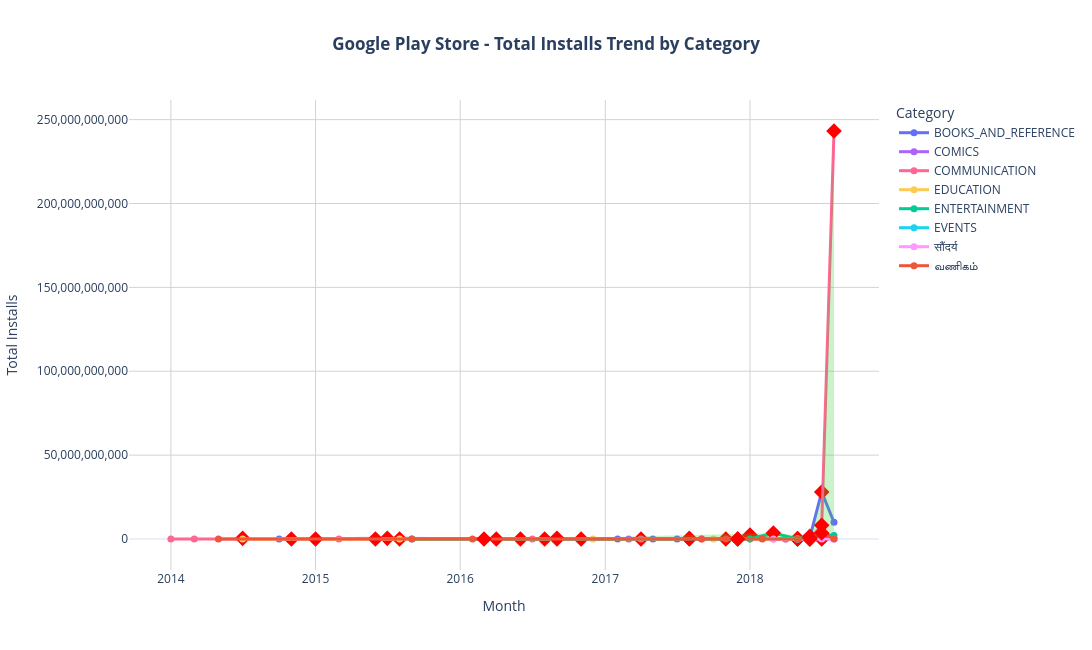

Notebook code for this chart:
### Code cell
import plotly.graph_objects as go

grouped = grouped.sort_values(["Category", "Month"])

fig = go.Figure()

for cat in grouped["Category"].unique():

    temp = grouped[grouped["Category"] == cat].copy()
    fig.add_trace(
        go.Scatter(
            x=temp["Month"],
            y=temp["Installs"],
            mode="lines+markers",
            name=cat,
            line=dict(width=3),
            marker=dict(size=7),
            hovertemplate=
            "<b>%{fullData.name}</b><br>"
            "Month: %{x|%b %Y}<br>"
            "Installs: %{y:,.0f}<extra></extra>"
        )
    )
    growth = temp[temp["Growth"].fillna(0) > 0.20]

    if not growth.empty:

        # Shade Area
        fig.add_trace(
            go.Scatter(
                x=growth["Month"],
                y=growth["Installs"],
                mode="lines",
                line=dict(width=0),
                fill="tozeroy",
                fillcolor="rgba(50,205,50,0.25)",
                showlegend=False,
                hoverinfo="skip"
            )
        )

        # Diamond Marker
        fig.add_trace(
            go.Scatter(
                x=growth["Month"],
                y=growth["Installs"],
                mode="markers",
                marker=dict(
                    symbol="diamond",
                    size=12,
                    color="red"
                ),
                showlegend=False,
                hovertemplate=
                "<b>Growth > 20%</b><br>"
                "Month: %{x|%b %Y}<br>"
                "Installs: %{y:,.0f}<extra></extra>"
            )
        )

fig.update_layout(

    title={
        "text":"<b>Google Play Store - Total Installs Trend by Category</b>",
        "x":0.5,
        "xanchor":"center"
    },
    xaxis_title="Month",
    yaxis_title="Total Installs",
    template="plotly_white",
    hovermode="x unified",
    legend_title="Category",
    width=1200,
    height=650
)

fig.update_xaxes(
    showgrid=True,
    gridcolor="lightgray"
)

fig.update_yaxes(
    showgrid=True,
    gridcolor="lightgray",
    tickformat=","
)

fig.show()

### Figure 1 — Plotly figure (JSON) as saved in the notebook; plotly's stock layout.template omitted (floating-point values rounded to 4 significant figures)
{"data": [{"hovertemplate": "<b>%{fullData.name}</b><br>Month: %{x|%b %Y}<br>Installs: %{y:,.0f}<extra></extra>", "line": {"width": 3}, "marker": {"size": 7}, "mode": "lines+markers", "name": "BOOKS_AND_REFERENCE", "type": "scatter", "x": ["2014-10-01T00:00:00.000000000", "2014-11-01T00:00:00.000000000", "2015-07-01T00:00:00.000000000", "2016-06-01T00:00:00.000000000", "2016-08-01T00:00:00.000000000", "2017-02-01T00:00:00.000000000", "2017-04-01T00:00:00.000000000", "2017-05-01T00:00:00.000000000", "2017-07-01T00:00:00.000000000", "2017-08-01T00:00:00.000000000", "2017-11-01T00:00:00.000000000", "2018-04-01T00:00:00.000000000", "2018-05-01T00:00:00.000000000", "2018-06-01T00:00:00.000000000", "2018-07-01T00:00:00.000000000", "2018-08-01T00:00:00.000000000"], "y": [500000.0, 5000000.0, 400000000.0, 60000.0, 4000000.0, 100000.0, 1000000.0, 100000.0, 100000.0, 400000000.0, 2000000.0, 1050000.0, 235600000.0, 832100000.0, 28040000000.0, 10010000000.0]}, {"fill": "tozeroy", "fillcolor": "rgba(50,205,50,0.25)", "hoverinfo": "skip", "line": {"width": 0}, "mode": "lines", "showlegend": false, "type": "scatter", "x": ["2014-11-01T00:00:00.000000000", "2015-07-01T00:00:00.000000000", "2016-08-01T00:00:00.000000000", "2017-04-01T00:00:00.000000000", "2017-08-01T00:00:00.000000000", "2018-05-01T00:00:00.000000000", "2018-06-01T00:00:00.000000000", "2018-07-01T00:00:00.000000000"], "y": [5000000.0, 400000000.0, 4000000.0, 1000000.0, 400000000.0, 235600000.0, 832100000.0, 28040000000.0]}, {"hovertemplate": "<b>Growth > 20%</b><br>Month: %{x|%b %Y}<br>Installs: %{y:,.0f}<extra></extra>", "marker": {"color": "red", "size": 12, "symbol": "diamond"}, "mode": "markers", "showlegend": false, "type": "scatter", "x": ["2014-11-01T00:00:00.000000000", "2015-07-01T00:00:00.000000000", "2016-08-01T00:00:00.000000000", "2017-04-01T00:00:00.000000000", "2017-08-01T00:00:00.000000000", "2018-05-01T00:00:00.000000000", "2018-06-01T00:00:00.000000000", "2018-07-01T00:00:00.000000000"], "y": [5000000.0, 400000000.0, 4000000.0, 1000000.0, 400000000.0, 235600000.0, 832100000.0, 28040000000.0]}, {"hovertemplate": "<b>%{fullData.name}</b><br>Month: %{x|%b %Y}<br>Installs: %{y:,.0f}<extra></extra>", "line": {"width": 3}, "marker": {"size": 7}, "mode": "lines+markers", "name": "COMICS", "type": "scatter", "x": ["2017-03-01T00:00:00.000000000", "2018-05-01T00:00:00.000000000", "2018-07-01T00:00:00.000000000", "2018-08-01T00:00:00.000000000"], "y": [100000.0, 8000000.0, 6000000.0, 5050000.0]}, {"fill": "tozeroy", "fillcolor": "rgba(50,205,50,0.25)", "hoverinfo": "skip", "line": {"width": 0}, "mode": "lines", "showlegend": false, "type": "scatter", "x": ["2018-05-01T00:00:00.000000000"], "y": [8000000.0]}, {"hovertemplate": "<b>Growth > 20%</b><br>Month: %{x|%b %Y}<br>Installs: %{y:,.0f}<extra></extra>", "marker": {"color": "red", "size": 12, "symbol": "diamond"}, "mode": "markers", "showlegend": false, "type": "scatter", "x": ["2018-05-01T00:00:00.000000000"], "y": [8000000.0]}, {"hovertemplate": "<b>%{fullData.name}</b><br>Month: %{x|%b %Y}<br>Installs: %{y:,.0f}<extra></extra>", "line": {"width": 3}, "marker": {"size": 7}, "mode": "lines+markers", "name": "COMMUNICATION", "type": "scatter", "x": ["2014-01-01T00:00:00.000000000", "2014-03-01T00:00:00.000000000", "2014-07-01T00:00:00.000000000", "2015-03-01T00:00:00.000000000", "2015-08-01T00:00:00.000000000", "2016-06-01T00:00:00.000000000", "2016-07-01T00:00:00.000000000", "2016-09-01T00:00:00.000000000", "2016-11-01T00:00:00.000000000", "2017-04-01T00:00:00.000000000", "2017-09-01T00:00:00.000000000", "2017-11-01T00:00:00.000000000", "2018-01-01T00:00:00.000000000", "2018-03-01T00:00:00.000000000", "2018-04-01T00:00:00.000000000", "2018-05-01T00:00:00.000000000", "2018-06-01T00:00:00.000000000", "2018-07-01T00:00:00.000000000", "2018-08-01T00:00:00.000000000"], "y": [100000.0, 100000.0, 400000000.0, 1000000.0, 2000000.0, 40000000.0, 110000.0, 1000000.0, 11000000.0, 100000.0, 50000.0, 5000000.0, 2406000000.0, 10100000.0, 1000000.0, 5000000.0, 206100000.0, 8235000000.0, 243200000000.0]}, {"fill": "tozeroy", "fillcolor": "rgba(50,205,50,0.25)", "hoverinfo": "skip", "line": {"width": 0}, "mode": "lines", "showlegend": false, "type": "scatter", "x": ["2014-07-01T00:00:00.000000000", "2015-08-01T00:00:00.000000000", "2016-06-01T00:00:00.000000000", "2016-09-01T00:00:00.000000000", "2016-11-01T00:00:00.000000000", "2017-11-01T00:00:00.000000000", "2018-01-01T00:00:00.000000000", "2018-05-01T00:00:00.000000000", "2018-06-01T00:00:00.000000000", "2018-07-01T00:00:00.000000000", "2018-08-01T00:00:00.000000000"], "y": [400000000.0, 2000000.0, 40000000.0, 1000000.0, 11000000.0, 5000000.0, 2406000000.0, 5000000.0, 206100000.0, 8235000000.0, 243200000000.0]}, {"hovertemplate": "<b>Growth > 20%</b><br>Month: %{x|%b %Y}<br>Installs: %{y:,.0f}<extra></extra>", "marker": {"color": "red", "size": 12, "symbol": "diamond"}, "mode": "markers", "showlegend": false, "type": "scatter", "x": ["2014-07-01T00:00:00.000000000", "2015-08-01T00:00:00.000000000", "2016-06-01T00:00:00.000000000", "2016-09-01T00:00:00.000000000", "2016-11-01T00:00:00.000000000", "2017-11-01T00:00:00.000000000", "2018-01-01T00:00:00.000000000", "2018-05-01T00:00:00.000000000", "2018-06-01T00:00:00.000000000", "2018-07-01T00:00:00.000000000", "2018-08-01T00:00:00.000000000"], "y": [400000000.0, 2000000.0, 40000000.0, 1000000.0, 11000000.0, 5000000.0, 2406000000.0, 5000000.0, 206100000.0, 8235000000.0, 243200000000.0]}, {"hovertemplate": "<b>%{fullData.name}</b><br>Month: %{x|%b %Y}<br>Installs: %{y:,.0f}<extra></extra>", "line": {"width": 3}, "marker": {"size": 7}, "mode": "lines+markers", "name": "EDUCATION", "type": "scatter", "x": ["2014-07-01T00:00:00.000000000", "2015-01-01T00:00:00.000000000", "2015-06-01T00:00:00.000000000", "2015-08-01T00:00:00.000000000", "2016-09-01T00:00:00.000000000", "2016-12-01T00:00:00.000000000", "2017-08-01T00:00:00.000000000", "2017-10-01T00:00:00.000000000", "2017-12-01T00:00:00.000000000", "2018-05-01T00:00:00.000000000", "2018-07-01T00:00:00.000000000", "2018-08-01T00:00:00.000000000"], "y": [10000.0, 4000000.0, 40000000.0, 40000000.0, 40000000.0, 4000000.0, 40000000.0, 1000000.0, 3000000.0, 2100000.0, 450600000.0, 161000000.0]}, {"fill": "tozeroy", "fillcolor": "rgba(50,205,50,0.25)", "hoverinfo": "skip", "line": {"width": 0}, "mode": "lines", "showlegend": false, "type": "scatter", "x": ["2015-01-01T00:00:00.000000000", "2015-06-01T00:00:00.000000000", "2017-08-01T00:00:00.000000000", "2017-12-01T00:00:00.000000000", "2018-07-01T00:00:00.000000000"], "y": [4000000.0, 40000000.0, 40000000.0, 3000000.0, 450600000.0]}, {"hovertemplate": "<b>Growth > 20%</b><br>Month: %{x|%b %Y}<br>Installs: %{y:,.0f}<extra></extra>", "marker": {"color": "red", "size": 12, "symbol": "diamond"}, "mode": "markers", "showlegend": false, "type": "scatter", "x": ["2015-01-01T00:00:00.000000000", "2015-06-01T00:00:00.000000000", "2017-08-01T00:00:00.000000000", "2017-12-01T00:00:00.000000000", "2018-07-01T00:00:00.000000000"], "y": [4000000.0, 40000000.0, 40000000.0, 3000000.0, 450600000.0]}, {"hovertemplate": "<b>%{fullData.name}</b><br>Month: %{x|%b %Y}<br>Installs: %{y:,.0f}<extra></extra>", "line": {"width": 3}, "marker": {"size": 7}, "mode": "lines+markers", "name": "ENTERTAINMENT", "type": "scatter", "x": ["2015-09-01T00:00:00.000000000", "2016-04-01T00:00:00.000000000", "2016-09-01T00:00:00.000000000", "2018-01-01T00:00:00.000000000", "2018-03-01T00:00:00.000000000", "2018-05-01T00:00:00.000000000", "2018-06-01T00:00:00.000000000", "2018-07-01T00:00:00.000000000", "2018-08-01T00:00:00.000000000"], "y": [1000000.0, 10000000.0, 400000000.0, 50000000.0, 3600000000.0, 7000000.0, 1611000000.0, 2934000000.0, 2017000000.0]}, {"fill": "tozeroy", "fillcolor": "rgba(50,205,50,0.25)", "hoverinfo": "skip", "line": {"width": 0}, "mode": "lines", "showlegend": false, "type": "scatter", "x": ["2016-04-01T00:00:00.000000000", "2016-09-01T00:00:00.000000000", "2018-03-01T00:00:00.000000000", "2018-06-01T00:00:00.000000000", "2018-07-01T00:00:00.000000000"], "y": [10000000.0, 400000000.0, 3600000000.0, 1611000000.0, 2934000000.0]}, {"hovertemplate": "<b>Growth > 20%</b><br>Month: %{x|%b %Y}<br>Installs: %{y:,.0f}<extra></extra>", "marker": {"color": "red", "size": 12, "symbol": "diamond"}, "mode": "markers", "showlegend": false, "type": "scatter", "x": ["2016-04-01T00:00:00.000000000", "2016-09-01T00:00:00.000000000", "2018-03-01T00:00:00.000000000", "2018-06-01T00:00:00.000000000", "2018-07-01T00:00:00.000000000"], "y": [10000000.0, 400000000.0, 3600000000.0, 1611000000.0, 2934000000.0]}, {"hovertemplate": "<b>%{fullData.name}</b><br>Month: %{x|%b %Y}<br>Installs: %{y:,.0f}<extra></extra>", "line": {"width": 3}, "marker": {"size": 7}, "mode": "lines+markers", "name": "EVENTS", "type": "scatter", "x": ["2018-05-01T00:00:00.000000000", "2018-06-01T00:00:00.000000000", "2018-07-01T00:00:00.000000000"], "y": [400000.0, 500000.0, 40100000.0]}, {"fill": "tozeroy", "fillcolor": "rgba(50,205,50,0.25)", "hoverinfo": "skip", "line": {"width": 0}, "mode": "lines", "showlegend": false, "type": "scatter", "x": ["2018-06-01T00:00:00.000000000", "2018-07-01T00:00:00.000000000"], "y": [500000.0, 40100000.0]}, {"hovertemplate": "<b>Growth > 20%</b><br>Month: %{x|%b %Y}<br>Installs: %{y:,.0f}<extra></extra>", "marker": {"color": "red", "size": 12, "symbol": "diamond"}, "mode": "markers", "showlegend": false, "type": "scatter", "x": ["2018-06-01T00:00:00.000000000", "2018-07-01T00:00:00.000000000"], "y": [500000.0, 40100000.0]}, {"hovertemplate": "<b>%{fullData.name}</b><br>Month: %{x|%b %Y}<br>Installs: %{y:,.0f}<extra></extra>", "line": {"width": 3}, "marker": {"size": 7}, "mode": "lines+markers", "name": "सौंदर्य", "type": "scatter", "x": ["2018-03-01T00:00:00.000000000", "2018-06-01T00:00:00.000000000", "2018-07-01T00:00:00.000000000", "2018-08-01T00:00:00.000000000"], "y": [5000.0, 1000000.0, 1000000.0, 100000.0]}, {"fill": "tozeroy", "fillcolor": "rgba(50,205,50,0.25)", "hoverinfo": "skip", "line": {"width": 0}, "mode": "lines", "showlegend": false, "type": "scatter", "x": ["2018-06-01T00:00:00.000000000"], "y": [1000000.0]}, {"hovertemplate": "<b>Growth > 20%</b><br>Month: %{x|%b %Y}<br>Installs: %{y:,.0f}<extra></extra>", "marker": {"color": "red", "size": 12, "symbol": "diamond"}, "mode": "markers", "showlegend": false, "type": "scatter", "x": ["2018-06-01T00:00:00.000000000"], "y": [1000000.0]}, {"hovertemplate": "<b>%{fullData.name}</b><br>Month: %{x|%b %Y}<br>Installs: %{y:,.0f}<extra></extra>", "line": {"width": 3}, "marker": {"size": 7}, "mode": "lines+markers", "name": "வணிகம்", "type": "scatter", "x": ["2014-05-01T00:00:00.000000000", "2015-09-01T00:00:00.000000000", "2016-02-01T00:00:00.000000000", "2016-03-01T00:00:00.000000000", "2017-09-01T00:00:00.000000000", "2017-11-01T00:00:00.000000000", "2017-12-01T00:00:00.000000000", "2018-02-01T00:00:00.000000000", "2018-05-01T00:00:00.000000000", "2018-06-01T00:00:00.000000000", "2018-07-01T00:00:00.000000000", "2018-08-01T00:00:00.000000000"], "y": [100000.0, 100000.0, 10000.0, 1000000.0, 1000000.0, 500000.0, 1001000.0, 1000000.0, 100000.0, 800200000.0, 3602000000.0, 115200000.0]}, {"fill": "tozeroy", "fillcolor": "rgba(50,205,50,0.25)", "hoverinfo": "skip", "line": {"width": 0}, "mode": "lines", "showlegend": false, "type": "scatter", "x": ["2016-03-01T00:00:00.000000000", "2017-12-01T00:00:00.000000000", "2018-06-01T00:00:00.000000000", "2018-07-01T00:00:00.000000000"], "y": [1000000.0, 1001000.0, 800200000.0, 3602000000.0]}, {"hovertemplate": "<b>Growth > 20%</b><br>Month: %{x|%b %Y}<br>Installs: %{y:,.0f}<extra></extra>", "marker": {"color": "red", "size": 12, "symbol": "diamond"}, "mode": "markers", "showlegend": false, "type": "scatter", "x": ["2016-03-01T00:00:00.000000000", "2017-12-01T00:00:00.000000000", "2018-06-01T00:00:00.000000000", "2018-07-01T00:00:00.000000000"], "y": [1000000.0, 1001000.0, 800200000.0, 3602000000.0]}], "layout": {"height": 650, "hovermode": "x unified", "legend": {"title": {"text": "Category"}}, "title": {"text": "<b>Google Play Store - Total Installs Trend by Category</b>", "x": 0.5, "xanchor": "center"}, "width": 1200, "xaxis": {"gridcolor": "lightgray", "showgrid": true, "title": {"text": "Month"}}, "yaxis": {"gridcolor": "lightgray", "showgrid": true, "tickformat": ",", "title": {"text": "Total Installs"}}}}
